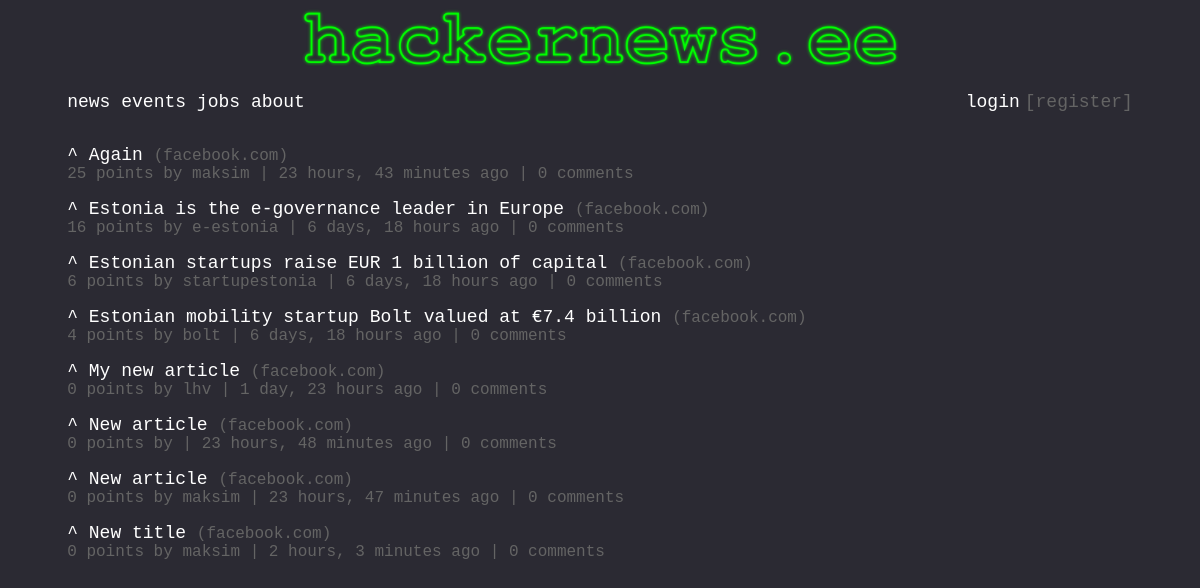
Before: / with the older database file.
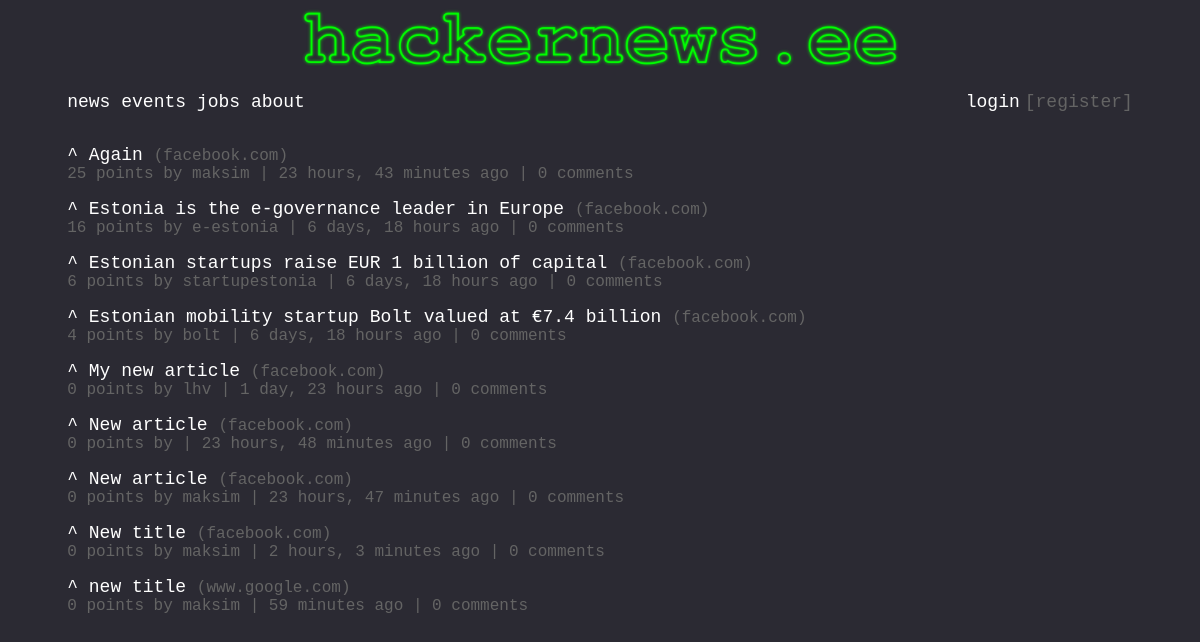
After: the same page with the newer database file.
### NewsPost/models.py (models this page shows)
class NewsPost(models.Model):
    title   = models.CharField(max_length=100, blank=False)
    url     = models.URLField(max_length=300, blank=False)
    domain  = models.CharField(max_length=300, blank=False)
    author  = models.CharField(max_length=20, blank=False)
    time    = models.DateTimeField(auto_now_add=True, blank=False)
    votes   = models.IntegerField(default=0, blank=False)
    comments = models.IntegerField(default=0, blank=False)

### pages/views.py (the view)
# urls.py: path('', views.news_view, name='news'),
def news_view(request, *args, **kwargs):
    obj = NewsPost.objects.all().order_by('-votes')
    context = {
        'object' : obj
    }
    return render(request, "news.html", context)

### templates/news.html
{% extends 'base.html' %}
{% block content %}
{% for each in object %}
<article>
  <a href={{"articles/article-1.html"}} class="upvote">^ </a> <a href={{each.url}} class="title">{{ each.title }}</a> <a href={{each.url}} class="link">({{each.domain}})</a>
  <p class="subscript">{{ each.votes }} points by {{ each.author }} | {{ each.time|timesince }} ago | <a href="/newsdetail/{{ each.id }}/" class="link"> {{each.comments}} comments</a></p>
</article>
{% endfor %}
{% endblock %}

### templates/base.html (shortened to what this page needs)
<!DOCTYPE html>
<html>
    <head>
        {% load static %}
        <link href="{% static 'css/style.css' %}" rel="stylesheet">
    </head>
    <body>
        {% load static %}
        <img src="{% static 'assets/header-image.png' %}" alt="header image">
        {% include 'navbar.html' %}
        {% block content %}{% endblock %}
    </body>
</html>

### templates/navbar.html
<nav>
    <a href="{% url "news" %}" class="navbutton">news</a>
    <a href="{% url "events" %}" class="navbutton">events</a>
    <a href="{% url "jobs" %}" class="navbutton">jobs</a>
    <a href="{% url "about" %}" class="navbutton">about</a>
    {% if request.user.is_authenticated %}
    {% url 'profile' as profile_url %}
    <a href="{% url 'logout' %}" class="logout">[logout]</a>
    <a href="{{ profile_url }}" class="login">{{ user.username }}</a>
    {% else %}
    <a href="{% url 'signup' %}" class="logout">[register]</a> <a href="{% url 'login' %}" class="login">login</a>
    {% endif %}
</nav>

### static/css/style.css (style rules this page uses)
html { font-size: 18px; font-family: "Courier New"; background-color: #2b2a33; color: #FFFFFF; }
img { display: block; width: 90%; max-width: 600px; margin: 1em auto; margin-top: 5px; padding: auto; }
nav { width: 90%; max-width: 1200px; margin: 1em auto; padding: 5px 0px 15px 0px; }
.navbutton { color: #FFFFFF; text-decoration: none; }
.login { color: #FFFFFF; text-decoration: none; float: right; padding-left: 5px; }
.logout { color: #646464; text-decoration: none; float: right; padding-left: 5px; }
article { width: 90%; max-width: 1200px; margin: 0em auto; }
.upvote { color: #FFFFFF; font-size: 18px; text-decoration: none; margin-top: 0px; }
.title { color: #FFFFFF; font-size: 18px; text-decoration: none; }
.link { color: #646464; font-size: 16px; text-decoration: none; }
.subscript { color: #646464; font-size: 16px; text-decoration: none; margin-top: 0px; }

Changed rows visible on the page:
added NewsPost: title "new title", domain "www.google.com", votes "0", author "maksim", time "59 minutes", comments "0"
